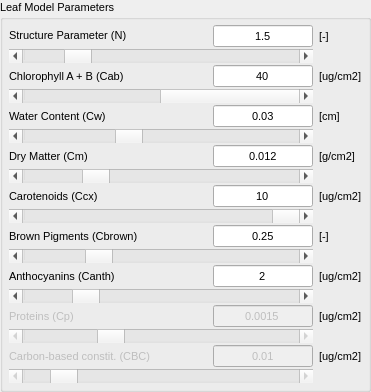
        <widget class="QgsCollapsibleGroupBox" name="LeafMP_Box">
         <property name="sizePolicy">
          <sizepolicy hsizetype="Preferred" vsizetype="Preferred">
           <horstretch>0</horstretch>
           <verstretch>0</verstretch>
          </sizepolicy>
         </property>
         <property name="minimumSize">
          <size>
           <width>0</width>
           <height>0</height>
          </size>
         </property>
         <property name="maximumSize">
          <size>
           <width>16777215</width>
           <height>16777215</height>
          </size>
         </property>
         <property name="font">
          <font>
           <pointsize>8</pointsize>
          </font>
         </property>
         <property name="autoFillBackground">
          <bool>false</bool>
         </property>
         <property name="title">
          <string>Leaf Model Parameters</string>
         </property>
         <property name="flat">
          <bool>true</bool>
         </property>
         <property name="collapsed">
          <bool>false</bool>
         </property>
         <property name="syncGroup">
          <string notr="true"/>
         </property>
         <property name="saveCollapsedState">
          <bool>false</bool>
         </property>
         <property name="saveCheckedState">
          <bool>true</bool>
         </property>
         <layout class="QGridLayout" name="gridLayout_9">
          <property name="leftMargin">
           <number>6</number>
          </property>
          <property name="topMargin">
           <number>6</number>
          </property>
          <property name="rightMargin">
           <number>6</number>
          </property>
          <property name="bottomMargin">
           <number>6</number>
          </property>
          <property name="verticalSpacing">
           <number>2</number>
          </property>
          <item row="0" column="3">
           <widget class="QLabel" name="label">
            <property name="font">
             <font>
              <pointsize>8</pointsize>
             </font>
            </property>
            <property name="text">
             <string>[-]</string>
            </property>
           </widget>
          </item>
          <item row="6" column="3">
           <widget class="QLabel" name="label_3">
            <property name="font">
             <font>
              <pointsize>8</pointsize>
             </font>
            </property>
            <property name="text">
             <string>[cm]</string>
            </property>
           </widget>
          </item>
          <item row="0" column="1">
           <spacer name="horizontalSpacer_3">
            <property name="orientation">
             <enum>Qt::Horizontal</enum>
            </property>
            <property name="sizeType">
             <enum>QSizePolicy::MinimumExpanding</enum>
            </property>
            <property name="sizeHint" stdset="0">
             <size>
              <width>50</width>
              <height>20</height>
             </size>
            </property>
           </spacer>
          </item>
          <item row="14" column="2" alignment="Qt::AlignRight">
           <widget class="QLineEdit" name="Canth_lineEdit">
            <property name="sizePolicy">
             <sizepolicy hsizetype="Preferred" vsizetype="Preferred">
              <horstretch>0</horstretch>
              <verstretch>0</verstretch>
             </sizepolicy>
            </property>
            <property name="maximumSize">
             <size>
              <width>100</width>
              <height>16777215</height>
             </size>
            </property>
            <property name="font">
             <font>
              <pointsize>8</pointsize>
             </font>
            </property>
            <property name="inputMethodHints">
             <set>Qt::ImhDigitsOnly</set>
            </property>
            <property name="text">
             <string>2</string>
            </property>
            <property name="frame">
             <bool>true</bool>
            </property>
            <property name="alignment">
             <set>Qt::AlignCenter</set>
            </property>
           </widget>
          </item>
          <item row="14" column="0">
           <widget class="QLabel" name="Canth_Text">
            <property name="enabled">
             <bool>true</bool>
            </property>
            <property name="sizePolicy">
             <sizepolicy hsizetype="Preferred" vsizetype="Preferred">
              <horstretch>0</horstretch>
              <verstretch>0</verstretch>
             </sizepolicy>
            </property>
            <property name="minimumSize">
             <size>
              <width>0</width>
              <height>0</height>
             </size>
            </property>
            <property name="font">
             <font>
              <pointsize>8</pointsize>
             </font>
            </property>
            <property name="text">
             <string>Anthocyanins (Canth)</string>
            </property>
           </widget>
          </item>
          <item row="9" column="0" colspan="3">
           <widget class="QScrollBar" name="Cm_Slide">
            <property name="sizePolicy">
             <sizepolicy hsizetype="Preferred" vsizetype="Fixed">
              <horstretch>0</horstretch>
              <verstretch>0</verstretch>
             </sizepolicy>
            </property>
            <property name="minimum">
             <number>0</number>
            </property>
            <property name="maximum">
             <number>500</number>
            </property>
            <property name="value">
             <number>120</number>
            </property>
            <property name="sliderPosition">
             <number>120</number>
            </property>
            <property name="orientation">
             <enum>Qt::Horizontal</enum>
            </property>
           </widget>
          </item>
          <item row="16" column="3">
           <widget class="QLabel" name="lblCp">
            <property name="font">
             <font>
              <pointsize>8</pointsize>
             </font>
            </property>
            <property name="text">
             <string>[ug/cm2]</string>
            </property>
           </widget>
          </item>
          <item row="18" column="3">
           <widget class="QLabel" name="lblCbc">
            <property name="text">
             <string>[ug/cm2]</string>
            </property>
           </widget>
          </item>
          <item row="4" column="0" colspan="2">
           <widget class="QLabel" name="Cab_Text">
            <property name="minimumSize">
             <size>
              <width>0</width>
              <height>0</height>
             </size>
            </property>
            <property name="font">
             <font>
              <pointsize>8</pointsize>
             </font>
            </property>
            <property name="text">
             <string>Chlorophyll A + B (Cab)</string>
            </property>
           </widget>
          </item>
          <item row="5" column="0" colspan="3">
           <widget class="QScrollBar" name="Cab_Slide">
            <property name="sizePolicy">
             <sizepolicy hsizetype="Preferred" vsizetype="Fixed">
              <horstretch>0</horstretch>
              <verstretch>0</verstretch>
             </sizepolicy>
            </property>
            <property name="maximum">
             <number>1000000</number>
            </property>
            <property name="singleStep">
             <number>1000</number>
            </property>
            <property name="pageStep">
             <number>100000</number>
            </property>
            <property name="value">
             <number>400000</number>
            </property>
            <property name="sliderPosition">
             <number>400000</number>
            </property>
            <property name="orientation">
             <enum>Qt::Horizontal</enum>
            </property>
           </widget>
          </item>
          <item row="0" column="2" alignment="Qt::AlignRight">
           <widget class="QLineEdit" name="N_lineEdit">
            <property name="sizePolicy">
             <sizepolicy hsizetype="Preferred" vsizetype="Preferred">
              <horstretch>0</horstretch>
              <verstretch>0</verstretch>
             </sizepolicy>
            </property>
            <property name="minimumSize">
             <size>
              <width>0</width>
              <height>0</height>
             </size>
            </property>
            <property name="maximumSize">
             <size>
              <width>100</width>
              <height>16777215</height>
             </size>
            </property>
            <property name="palette">
             <palette>
              <active/>
              <inactive/>
              <disabled/>
             </palette>
            </property>
            <property name="font">
             <font>
              <pointsize>8</pointsize>
             </font>
            </property>
            <property name="autoFillBackground">
             <bool>false</bool>
            </property>
            <property name="styleSheet">
             <string notr="true"/>
            </property>
            <property name="inputMethodHints">
             <set>Qt::ImhDigitsOnly</set>
            </property>
            <property name="text">
             <string>1.5</string>
            </property>
            <property name="frame">
             <bool>true</bool>
            </property>
            <property name="alignment">
             <set>Qt::AlignCenter</set>
            </property>
            <property name="placeholderText">
             <string>1.8</string>
            </property>
           </widget>
          </item>
          <item row="16" column="0">
           <widget class="QLabel" name="Cp_Text">
            <property name="enabled">
             <bool>false</bool>
            </property>
            <property name="font">
             <font>
              <pointsize>8</pointsize>
             </font>
            </property>
            <property name="text">
             <string>Proteins (Cp)</string>
            </property>
           </widget>
          </item>
          <item row="17" column="0" colspan="3">
           <widget class="QScrollBar" name="Cp_Slide">
            <property name="enabled">
             <bool>false</bool>
            </property>
            <property name="sizePolicy">
             <sizepolicy hsizetype="Preferred" vsizetype="Fixed">
              <horstretch>0</horstretch>
              <verstretch>0</verstretch>
             </sizepolicy>
            </property>
            <property name="maximum">
             <number>50</number>
            </property>
            <property name="singleStep">
             <number>1</number>
            </property>
            <property name="pageStep">
             <number>1</number>
            </property>
            <property name="value">
             <number>15</number>
            </property>
            <property name="sliderPosition">
             <number>15</number>
            </property>
            <property name="orientation">
             <enum>Qt::Horizontal</enum>
            </property>
           </widget>
          </item>
          <item row="3" column="0" colspan="3">
           <widget class="QScrollBar" name="N_Slide">
            <property name="sizePolicy">
             <sizepolicy hsizetype="Preferred" vsizetype="Fixed">
              <horstretch>0</horstretch>
              <verstretch>0</verstretch>
             </sizepolicy>
            </property>
            <property name="minimum">
             <number>10000</number>
            </property>
            <property name="maximum">
             <number>40000</number>
            </property>
            <property name="singleStep">
             <number>100</number>
            </property>
            <property name="pageStep">
             <number>1000</number>
            </property>
            <property name="value">
             <number>15000</number>
            </property>
            <property name="sliderPosition">
             <number>15000</number>
            </property>
            <property name="orientation">
             <enum>Qt::Horizontal</enum>
            </property>
           </widget>
          </item>
          <item row="10" column="0">
           <widget class="QLabel" name="Car_Text">
            <property name="sizePolicy">
             <sizepolicy hsizetype="Minimum" vsizetype="Preferred">
              <horstretch>0</horstretch>
              <verstretch>0</verstretch>
             </sizepolicy>
            </property>
            <property name="minimumSize">
             <size>
              <width>0</width>
              <height>0</height>
             </size>
            </property>
            <property name="font">
             <font>
              <pointsize>8</pointsize>
             </font>
            </property>
            <property name="text">
             <string>Carotenoids (Ccx)</string>
            </property>
           </widget>
          </item>
          <item row="6" column="2" alignment="Qt::AlignRight">
           <widget class="QLineEdit" name="Cw_lineEdit">
            <property name="sizePolicy">
             <sizepolicy hsizetype="Preferred" vsizetype="Preferred">
              <horstretch>0</horstretch>
              <verstretch>0</verstretch>
             </sizepolicy>
            </property>
            <property name="maximumSize">
             <size>
              <width>100</width>
              <height>16777215</height>
             </size>
            </property>
            <property name="font">
             <font>
              <pointsize>8</pointsize>
             </font>
            </property>
            <property name="inputMethodHints">
             <set>Qt::ImhDigitsOnly</set>
            </property>
            <property name="text">
             <string>0.03</string>
            </property>
            <property name="frame">
             <bool>true</bool>
            </property>
            <property name="alignment">
             <set>Qt::AlignCenter</set>
            </property>
           </widget>
          </item>
          <item row="10" column="3">
           <widget class="QLabel" name="lblCar">
            <property name="font">
             <font>
              <pointsize>8</pointsize>
             </font>
            </property>
            <property name="text">
             <string>[ug/cm2]</string>
            </property>
           </widget>
          </item>
          <item row="20" column="0" colspan="3">
           <widget class="QScrollBar" name="Cbc_Slide">
            <property name="enabled">
             <bool>false</bool>
            </property>
            <property name="sizePolicy">
             <sizepolicy hsizetype="Preferred" vsizetype="Fixed">
              <horstretch>0</horstretch>
              <verstretch>0</verstretch>
             </sizepolicy>
            </property>
            <property name="maximum">
             <number>900</number>
            </property>
            <property name="sliderPosition">
             <number>100</number>
            </property>
            <property name="orientation">
             <enum>Qt::Horizontal</enum>
            </property>
           </widget>
          </item>
          <item row="12" column="2" alignment="Qt::AlignRight">
           <widget class="QLineEdit" name="Cbrown_lineEdit">
            <property name="sizePolicy">
             <sizepolicy hsizetype="Preferred" vsizetype="Preferred">
              <horstretch>0</horstretch>
              <verstretch>0</verstretch>
             </sizepolicy>
            </property>
            <property name="maximumSize">
             <size>
              <width>100</width>
              <height>16777215</height>
             </size>
            </property>
            <property name="font">
             <font>
              <pointsize>8</pointsize>
             </font>
            </property>
            <property name="inputMethodHints">
             <set>Qt::ImhDigitsOnly</set>
            </property>
            <property name="text">
             <string>0.25</string>
            </property>
            <property name="frame">
             <bool>true</bool>
            </property>
            <property name="alignment">
             <set>Qt::AlignCenter</set>
            </property>
           </widget>
          </item>
          <item row="16" column="2" alignment="Qt::AlignRight">
           <widget class="QLineEdit" name="Cp_lineEdit">
            <property name="enabled">
             <bool>false</bool>
            </property>
            <property name="sizePolicy">
             <sizepolicy hsizetype="Preferred" vsizetype="Preferred">
              <horstretch>0</horstretch>
              <verstretch>0</verstretch>
             </sizepolicy>
            </property>
            <property name="maximumSize">
             <size>
              <width>100</width>
              <height>16777215</height>
             </size>
            </property>
            <property name="font">
             <font>
              <pointsize>8</pointsize>
             </font>
            </property>
            <property name="text">
             <string>0.0015</string>
            </property>
            <property name="alignment">
             <set>Qt::AlignCenter</set>
            </property>
           </widget>
          </item>
          <item row="8" column="2" alignment="Qt::AlignRight">
           <widget class="QLineEdit" name="Cm_lineEdit">
            <property name="sizePolicy">
             <sizepolicy hsizetype="Preferred" vsizetype="Preferred">
              <horstretch>0</horstretch>
              <verstretch>0</verstretch>
             </sizepolicy>
            </property>
            <property name="minimumSize">
             <size>
              <width>0</width>
              <height>0</height>
             </size>
            </property>
            <property name="maximumSize">
             <size>
              <width>100</width>
              <height>16777215</height>
             </size>
            </property>
            <property name="font">
             <font>
              <pointsize>8</pointsize>
             </font>
            </property>
            <property name="inputMethodHints">
             <set>Qt::ImhDigitsOnly</set>
            </property>
            <property name="text">
             <string>0.012</string>
            </property>
            <property name="frame">
             <bool>true</bool>
            </property>
            <property name="alignment">
             <set>Qt::AlignCenter</set>
            </property>
           </widget>
          </item>
          <item row="8" column="0">
           <widget class="QLabel" name="Cm_Text">
            <property name="sizePolicy">
             <sizepolicy hsizetype="Preferred" vsizetype="Preferred">
              <horstretch>0</horstretch>
              <verstretch>0</verstretch>
             </sizepolicy>
            </property>
            <property name="minimumSize">
             <size>
              <width>0</width>
              <height>0</height>
             </size>
            </property>
            <property name="maximumSize">
             <size>
              <width>16777215</width>
              <height>20</height>
             </size>
            </property>
            <property name="font">
             <font>
              <pointsize>8</pointsize>
             </font>
            </property>
            <property name="text">
             <string>Dry Matter (Cm)</string>
            </property>
           </widget>
          </item>
          <item row="14" column="3">
           <widget class="QLabel" name="lblCanth">
            <property name="font">
             <font>
              <pointsize>8</pointsize>
             </font>
            </property>
            <property name="text">
             <string>[ug/cm2]</string>
            </property>
           </widget>
          </item>
          <item row="13" column="0" colspan="3">
           <widget class="QScrollBar" name="Cbrown_Slide">
            <property name="sizePolicy">
             <sizepolicy hsizetype="Preferred" vsizetype="Fixed">
              <horstretch>0</horstretch>
              <verstretch>0</verstretch>
             </sizepolicy>
            </property>
            <property name="font">
             <font>
              <pointsize>8</pointsize>
              <strikeout>false</strikeout>
              <kerning>true</kerning>
             </font>
            </property>
            <property name="autoFillBackground">
             <bool>false</bool>
            </property>
            <property name="maximum">
             <number>10000</number>
            </property>
            <property name="singleStep">
             <number>100</number>
            </property>
            <property name="pageStep">
             <number>1000</number>
            </property>
            <property name="value">
             <number>2500</number>
            </property>
            <property name="orientation">
             <enum>Qt::Horizontal</enum>
            </property>
            <property name="invertedAppearance">
             <bool>false</bool>
            </property>
           </widget>
          </item>
          <item row="7" column="0" colspan="3">
           <widget class="QScrollBar" name="Cw_Slide">
            <property name="sizePolicy">
             <sizepolicy hsizetype="Preferred" vsizetype="Fixed">
              <horstretch>0</horstretch>
              <verstretch>0</verstretch>
             </sizepolicy>
            </property>
            <property name="minimum">
             <number>2</number>
            </property>
            <property name="maximum">
             <number>800</number>
            </property>
            <property name="singleStep">
             <number>2</number>
            </property>
            <property name="value">
             <number>300</number>
            </property>
            <property name="orientation">
             <enum>Qt::Horizontal</enum>
            </property>
           </widget>
          </item>
          <item row="15" column="0" colspan="3">
           <widget class="QScrollBar" name="Canth_Slide">
            <property name="sizePolicy">
             <sizepolicy hsizetype="Preferred" vsizetype="Fixed">
              <horstretch>0</horstretch>
              <verstretch>0</verstretch>
             </sizepolicy>
            </property>
            <property name="maximumSize">
             <size>
              <width>16777215</width>
              <height>320000</height>
             </size>
            </property>
            <property name="maximum">
             <number>400000</number>
            </property>
            <property name="singleStep">
             <number>200</number>
            </property>
            <property name="pageStep">
             <number>10000</number>
            </property>
            <property name="value">
             <number>20000</number>
            </property>
            <property name="sliderPosition">
             <number>20000</number>
            </property>
            <property name="orientation">
             <enum>Qt::Horizontal</enum>
            </property>
           </widget>
          </item>
          <item row="4" column="3">
           <widget class="QLabel" name="lblCab">
            <property name="font">
             <font>
              <pointsize>8</pointsize>
             </font>
            </property>
            <property name="text">
             <string>[ug/cm2]</string>
            </property>
           </widget>
          </item>
          <item row="4" column="2" alignment="Qt::AlignRight">
           <widget class="QLineEdit" name="Cab_lineEdit">
            <property name="sizePolicy">
             <sizepolicy hsizetype="Preferred" vsizetype="Preferred">
              <horstretch>0</horstretch>
              <verstretch>0</verstretch>
             </sizepolicy>
            </property>
            <property name="maximumSize">
             <size>
              <width>100</width>
              <height>16777215</height>
             </size>
            </property>
            <property name="font">
             <font>
              <pointsize>8</pointsize>
             </font>
            </property>
            <property name="inputMethodHints">
             <set>Qt::ImhDigitsOnly</set>
            </property>
            <property name="text">
             <string>40</string>
            </property>
            <property name="frame">
             <bool>true</bool>
            </property>
            <property name="alignment">
             <set>Qt::AlignCenter</set>
            </property>
           </widget>
          </item>
          <item row="0" column="0">
           <widget class="QLabel" name="N_Text">
            <property name="sizePolicy">
             <sizepolicy hsizetype="Preferred" vsizetype="Preferred">
              <horstretch>0</horstretch>
              <verstretch>0</verstretch>
             </sizepolicy>
            </property>
            <property name="minimumSize">
             <size>
              <width>0</width>
              <height>0</height>
             </size>
            </property>
            <property name="maximumSize">
             <size>
              <width>16777215</width>
              <height>16777215</height>
             </size>
            </property>
            <property name="font">
             <font>
              <pointsize>8</pointsize>
             </font>
            </property>
            <property name="text">
             <string>&lt;html&gt;&lt;head/&gt;&lt;body&gt;&lt;p&gt;Structure Parameter (N)&lt;/p&gt;&lt;/body&gt;&lt;/html&gt;</string>
            </property>
           </widget>
          </item>
          <item row="11" column="0" colspan="3">
           <widget class="QScrollBar" name="Car_Slide">
            <property name="sizePolicy">
             <sizepolicy hsizetype="Preferred" vsizetype="Fixed">
              <horstretch>0</horstretch>
              <verstretch>0</verstretch>
             </sizepolicy>
            </property>
            <property name="maximum">
             <number>300000</number>
            </property>
            <property name="singleStep">
             <number>1000</number>
            </property>
            <property name="pageStep">
             <number>10000</number>
            </property>
            <property name="sliderPosition">
             <number>100000</number>
            </property>
            <property name="orientation">
             <enum>Qt::Horizontal</enum>
            </property>
           </widget>
          </item>
          <item row="12" column="3">
           <widget class="QLabel" name="lblCbrown">
            <property name="font">
             <font>
              <pointsize>8</pointsize>
             </font>
            </property>
            <property name="text">
             <string>[-]</string>
            </property>
           </widget>
          </item>
          <item row="12" column="0">
           <widget class="QLabel" name="Cbrown_Text">
            <property name="sizePolicy">
             <sizepolicy hsizetype="Preferred" vsizetype="Preferred">
              <horstretch>0</horstretch>
              <verstretch>0</verstretch>
             </sizepolicy>
            </property>
            <property name="minimumSize">
             <size>
              <width>0</width>
              <height>0</height>
             </size>
            </property>
            <property name="font">
             <font>
              <pointsize>8</pointsize>
             </font>
            </property>
            <property name="text">
             <string>Brown Pigments (Cbrown)</string>
            </property>
           </widget>
          </item>
          <item row="6" column="0">
           <widget class="QLabel" name="Cw_Text">
            <property name="minimumSize">
             <size>
              <width>0</width>
              <height>0</height>
             </size>
            </property>
            <property name="font">
             <font>
              <pointsize>8</pointsize>
             </font>
            </property>
            <property name="text">
             <string>Water Content (Cw)</string>
            </property>
           </widget>
          </item>
          <item row="8" column="3">
           <widget class="QLabel" name="lblCm">
            <property name="font">
             <font>
              <pointsize>8</pointsize>
             </font>
            </property>
            <property name="text">
             <string>[g/cm2]</string>
            </property>
           </widget>
          </item>
          <item row="10" column="2" alignment="Qt::AlignRight">
           <widget class="QLineEdit" name="Car_lineEdit">
            <property name="sizePolicy">
             <sizepolicy hsizetype="Preferred" vsizetype="Preferred">
              <horstretch>0</horstretch>
              <verstretch>0</verstretch>
             </sizepolicy>
            </property>
            <property name="maximumSize">
             <size>
              <width>100</width>
              <height>16777215</height>
             </size>
            </property>
            <property name="font">
             <font>
              <pointsize>8</pointsize>
             </font>
            </property>
            <property name="inputMethodHints">
             <set>Qt::ImhDigitsOnly</set>
            </property>
            <property name="text">
             <string>10</string>
            </property>
            <property name="frame">
             <bool>true</bool>
            </property>
            <property name="alignment">
             <set>Qt::AlignCenter</set>
            </property>
           </widget>
          </item>
          <item row="18" column="2" alignment="Qt::AlignRight">
           <widget class="QLineEdit" name="Cbc_lineEdit">
            <property name="enabled">
             <bool>false</bool>
            </property>
            <property name="sizePolicy">
             <sizepolicy hsizetype="Preferred" vsizetype="Preferred">
              <horstretch>0</horstretch>
              <verstretch>0</verstretch>
             </sizepolicy>
            </property>
            <property name="maximumSize">
             <size>
              <width>100</width>
              <height>16777215</height>
             </size>
            </property>
            <property name="text">
             <string>0.01</string>
            </property>
            <property name="alignment">
             <set>Qt::AlignCenter</set>
            </property>
           </widget>
          </item>
          <item row="18" column="0">
           <widget class="QLabel" name="Cbc_Text">
            <property name="enabled">
             <bool>false</bool>
            </property>
            <property name="text">
             <string>Carbon-based constit. (CBC)</string>
            </property>
           </widget>
          </item>
         </layout>
        </widget>
